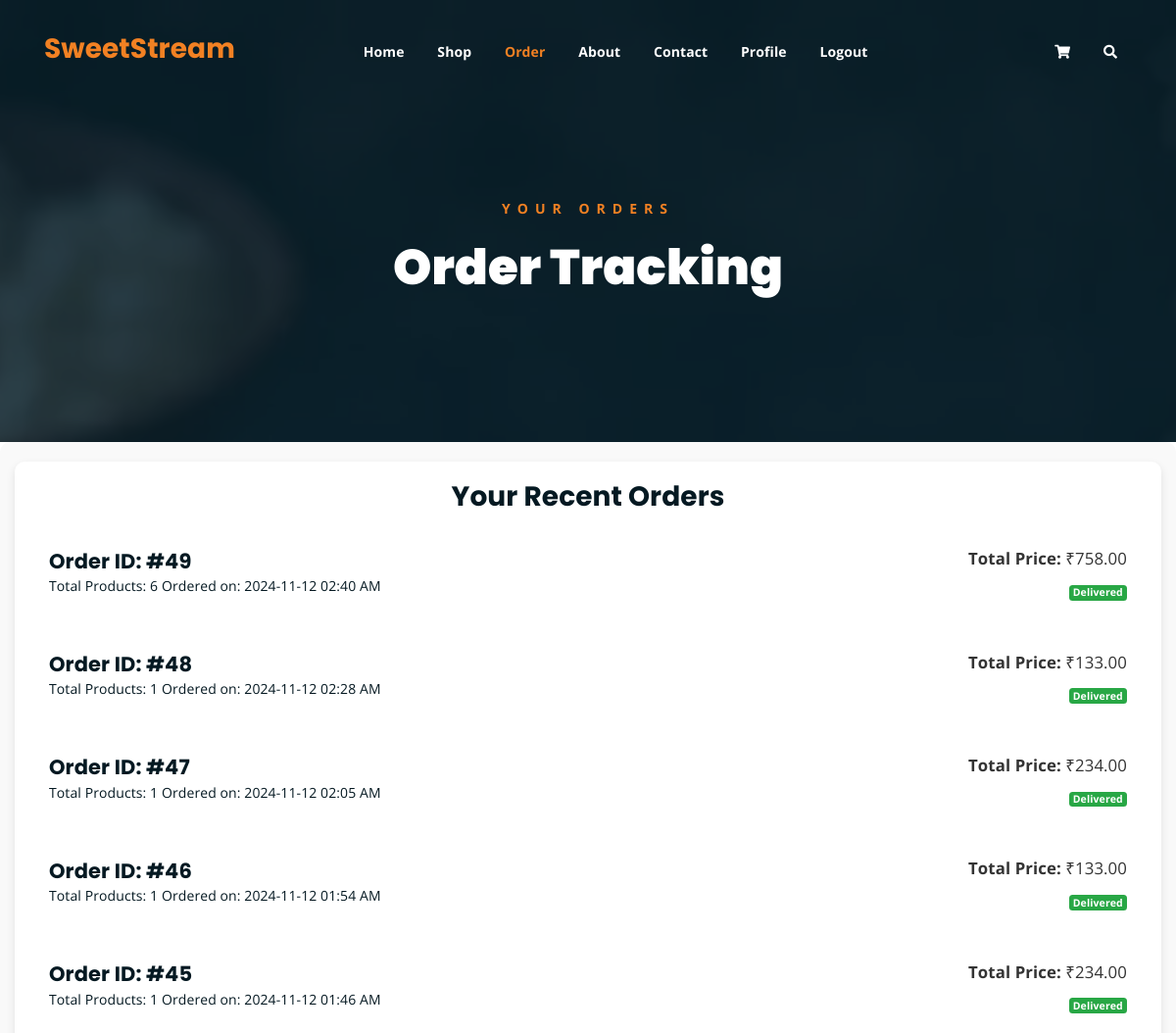
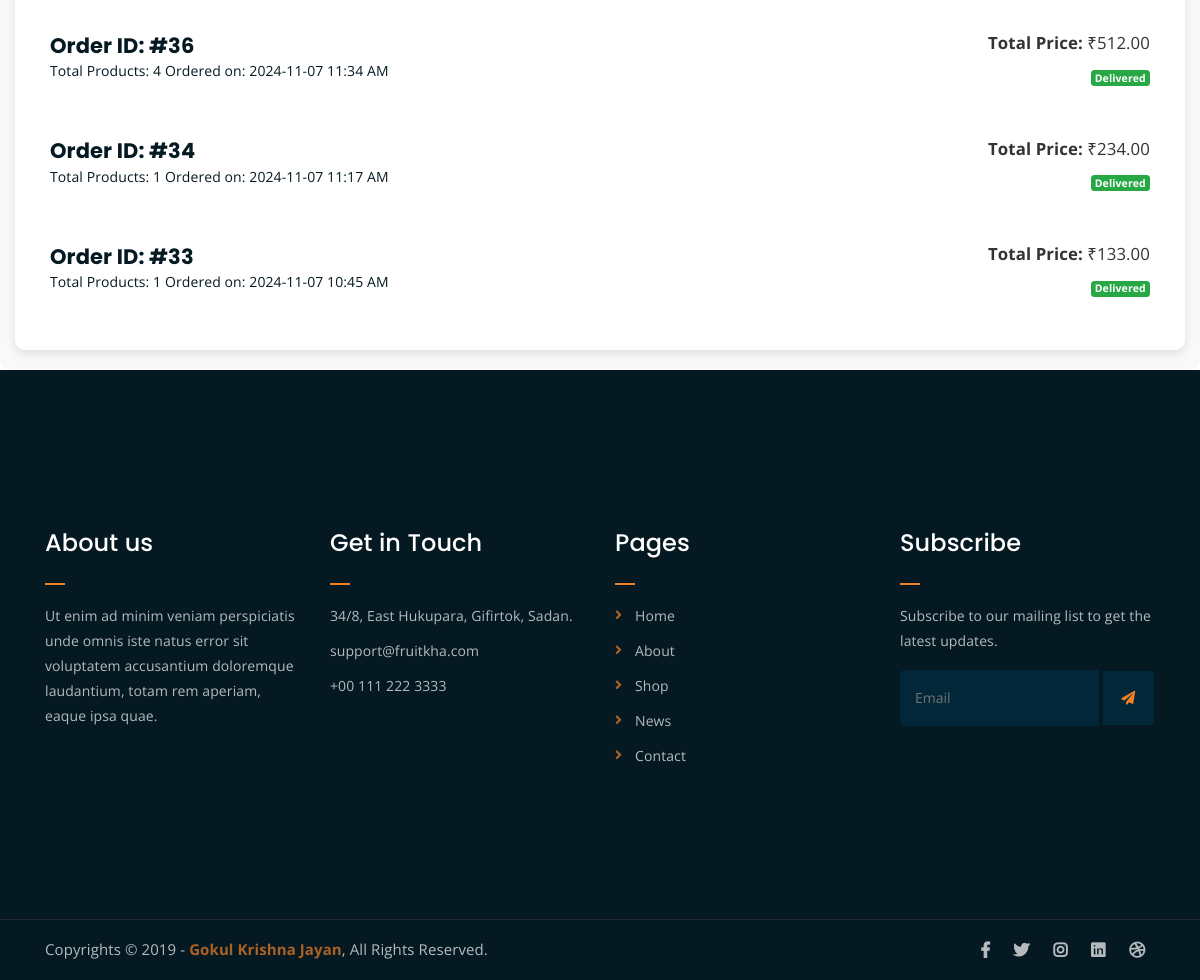
Screenshot of /user/order.php (signed in) with the database file from the repository (2 pictures, top to bottom).
### tables this page shows
CREATE TABLE `delivery_table` (
  `did` int(100) NOT NULL,
  `product_id` int(100) NOT NULL,
  `user_id` varchar(100) NOT NULL,
  `product_quantity` varchar(100) NOT NULL,
  `price` varchar(100) NOT NULL,
  `address` varchar(100) NOT NULL,
  `phone_no` varchar(10) NOT NULL,
  `deliveryperson_id` varchar(100) NOT NULL,
  `delivery_date_time` datetime NOT NULL DEFAULT current_timestamp(),
  `status` varchar(100) NOT NULL,
  `payment_details` varchar(100) NOT NULL,
  `payment_status` varchar(100) NOT NULL,
  `delivery_dispacted_time` datetime DEFAULT NULL,
  `delivery_delivered_time` datetime DEFAULT NULL
);

### user/order.php (the view, shortened to what this page needs)
<!DOCTYPE html>
<html lang="en">
<head>
    <link rel="stylesheet" href="assets/css/all.min.css">
    <link rel="stylesheet" href="assets/bootstrap/css/bootstrap.min.css">
    <link rel="stylesheet" href="assets/css/owl.carousel.css">
    <link rel="stylesheet" href="assets/css/magnific-popup.css">
    <link rel="stylesheet" href="assets/css/animate.css">
    <link rel="stylesheet" href="assets/css/meanmenu.min.css">
    <link rel="stylesheet" href="assets/css/main.css">
    <link rel="stylesheet" href="assets/css/responsive.css">
</head>
<body>
    <div class="top-header-area" id="sticker">
        <div class="container">
            <div class="row">
                <div class="col-lg-12 col-sm-12 text-center">
                    <div class="main-menu-wrap">
                        <div class="site-logo">
                            <a href="#">
                                <h3 class="orange-text">SweetStream</h3>
                            </a>
                        </div>
                        <nav class="main-menu">
                            <ul>
                                <li><a href="index.php">Home</a></li>
                                <li><a href="shop.php">Shop</a></li>
                                <li class="current-list-item"><a href="order.php">Order</a></li>
                                <li><a href="about.php">About</a></li>
                                <li><a href="contact.php">Contact</a></li>
                                <li><a href="profile.php">Profile</a></li>
                                <li><a href="../session/logout.php">Logout</a></li>
                                <li>
                                    <div class="header-icons">
                                        <a class="shopping-cart" href="cart.php"><i class="fas fa-shopping-cart"></i></a>
                                        <a class="mobile-hide search-bar-icon" href="#"><i class="fas fa-search"></i></a>
                                    </div>
                                </li>
                            </ul>
                        </nav>
                    </div>
                </div>
            </div>
        </div>
    </div>
    <div class="breadcrumb-section breadcrumb-bg">
        <div class="container">
            <div class="row">
                <div class="col-lg-8 offset-lg-2 text-center">
                    <div class="breadcrumb-text">
                        <p>Your Orders</p>
                        <h1>Order Tracking</h1>
                    </div>
                </div>
            </div>
        </div>
    </div>
    <?php
$user_id = $_SESSION['user_id'];
include $_SERVER['DOCUMENT_ROOT'] . '/SweetStream/php/db_connection.php';
$conn = new mysqli($host, $user, $password, $dbname);
$sql = "
    SELECT d.did, d.product_id, d.product_quantity, d.price, d.delivery_date_time, d.status, p.pname, p.pphoto, d.address
    FROM delivery_table d
    JOIN product_table p ON d.product_id = p.pid
    WHERE d.user_id = ?
    ORDER BY d.delivery_date_time DESC
";
$stmt = $conn->prepare($sql);
$stmt->bind_param('i', $user_id);
$stmt->execute();
$result = $stmt->get_result();
$order_groups = [];
while ($row = $result->fetch_assoc()) {
    $delivery_time = $row['delivery_date_time'];
    if (!isset($order_groups[$delivery_time])) {
        $order_groups[$delivery_time] = [
            'products' => [],
            'total_price' => 0,
            'total_quantity' => 0,
            'status' => $row['status'],
            'date_time' => date('Y-m-d H:i A', strtotime($row['delivery_date_time'])),
            'order_id' => $row['did']
        ];
    }
    $order_groups[$delivery_time]['products'][] = $row;
    $order_groups[$delivery_time]['total_price'] += $row['price'] * $row['product_quantity'];
    $order_groups[$delivery_time]['total_quantity'] += $row['product_quantity'];
}
?>
<div class="order-tracking-section">
    <div class="container-fluid">
        <div class="row">
            <div class="col-lg-12">
                <div class="tracking-card">
                    <h3 class="text-center">Your Recent Orders</h3>
                    <div class="order-list">
                        <?php if (!empty($order_groups)): ?>
                            <?php foreach ($order_groups as $delivery_time => $order): ?>
                                <div class="order-card" onclick="toggleDetails(this)">
                                    <div class="order-header">
                                        <div class="order-id">
                                            <h4>Order ID: #<?php echo $order['order_id']; ?></h4>
                                            <span>Total Products: <?php echo $order['total_quantity']; ?></span>
                                            <span>Ordered on: <?php echo $order['date_time']; ?></span>
                                        </div>
                                        <div class="order-summary">
                                            <div class="total-price">
                                                <strong>Total Price: </strong>₹<?php echo number_format($order['total_price'], 2); ?>
                                            </div>
                                            <div class="order-status">
                                                <span class="badge badge-<?php echo ($order['status'] == 'Delivered') ? 'success' : 'warning'; ?>">
                                                    <?php echo ucfirst($order['status']); ?>
                                                </span>
                                            </div>
                                        </div>
                                    </div>
                                </div>
                            <?php endforeach; ?>
                        <?php else: ?>
                            <p class="text-center">You have no recent orders.</p>
                        <?php endif; ?>
                    </div>
                </div>
            </div>
        </div>
    </div>
</div>
    <div class="footer-area">
        <div class="container">
            <div class="row">
                <div class="col-lg-3 col-md-6">
                    <div class="footer-box about-widget">
                        <h2 class="widget-title">About us</h2>
                        <p>Ut enim ad minim veniam perspiciatis unde omnis iste natus error sit voluptatem accusantium
                            doloremque laudantium, totam rem aperiam, eaque ipsa quae.</p>
                    </div>
                </div>
                <div class="col-lg-3 col-md-6">
                    <div class="footer-box get-in-touch">
                        <h2 class="widget-title">Get in Touch</h2>
                        <ul>
                            <li>34/8, East Hukupara, Gifirtok, Sadan.</li>
                            <li>support@fruitkha.com</li>
                            <li>+00 111 222 3333</li>
                        </ul>
                    </div>
                </div>
                <div class="col-lg-3 col-md-6">
                    <div class="footer-box pages">
                        <h2 class="widget-title">Pages</h2>
                        <ul>
                            <li><a href="index.php">Home</a></li>
                            <li><a href="about.php">About</a></li>
                            <li><a href="services.html">Shop</a></li>
                            <li><a href="news.html">News</a></li>
                            <li><a href="contact.php">Contact</a></li>
                        </ul>
                    </div>
                </div>
                <div class="col-lg-3 col-md-6">
                    <div class="footer-box subscribe">
                        <h2 class="widget-title">Subscribe</h2>
                        <p>Subscribe to our mailing list to get the latest updates.</p>
                        <form action="index.php">
                            <input type="email" placeholder="Email">
                            <button type="submit"><i class="fas fa-paper-plane"></i></button>
                        </form>
                    </div>
                </div>
            </div>
        </div>
    </div>
    <div class="copyright">
        <div class="container">
            <div class="row">
                <div class="col-lg-6 col-md-12">
                    <p>Copyrights &copy; 2019 - <a href="https://imransdesign.com/">Gokul Krishna Jayan</a>, All Rights
                        Reserved.</p>
                </div>
                <div class="col-lg-6 text-right col-md-12">
                    <div class="social-icons">
                        <ul>
                            <li><a href="#" target="_blank"><i class="fab fa-facebook-f"></i></a></li>
                            <li><a href="#" target="_blank"><i class="fab fa-twitter"></i></a></li>
                            <li><a href="#" target="_blank"><i class="fab fa-instagram"></i></a></li>
                            <li><a href="#" target="_blank"><i class="fab fa-linkedin"></i></a></li>
                            <li><a href="#" target="_blank"><i class="fab fa-dribbble"></i></a></li>
                        </ul>
                    </div>
                </div>
            </div>
        </div>
    </div>
</body>
</html>

### user/order.php (style rules this page uses)
.order-tracking-section { background-color: #f9f9f9; padding: 20px 0; border-radius: 10px; }
.tracking-card { background: #fff; padding: 20px; border-radius: 10px; box-shadow: 0 4px 10px rgba(0, 0, 0, 0.1); }
.order-card { background: #fff; border: none; border-radius: 8px; padding: 15px; margin-bottom: 15px; transition: transform 0.2s, box-shadow 0.2s; cursor: pointer; }
.order-header { display: flex; justify-content: space-between; align-items: center; }
.order-id h4 { margin: 0; }
.order-summary { text-align: right; }
.total-price { font-size: 1.2em; color: #333; }
.order-status { margin-top: 5px; }

### rows the page displays
delivery_table: did "49", total_quantity "6", date_time "2024-11-12 02:40 AM", total_price "758.00", status "Delivered"
delivery_table: did "48", product_quantity "1", date_time "2024-11-12 02:28 AM", price "133.00", status "Delivered"
delivery_table: did "47", product_quantity "1", date_time "2024-11-12 02:05 AM", price "234.00", status "Delivered"
delivery_table: did "46", product_quantity "1", date_time "2024-11-12 01:54 AM", price "133.00", status "Delivered"
delivery_table: did "45", product_quantity "1", date_time "2024-11-12 01:46 AM", price "234.00", status "Delivered"
delivery_table: did "34", product_quantity "1", date_time "2024-11-07 11:17 AM", price "234.00", status "Delivered"
delivery_table: did "33", product_quantity "1", date_time "2024-11-07 10:45 AM", price "133.00", status "Delivered"

### other values shown
$order['order_id'] "36"
$order['total_quantity'] "4"
$order['date_time'] "2024-11-07 11:34 AM"
$order['total_price'] "512.00"
$order['status'] "Delivered"
